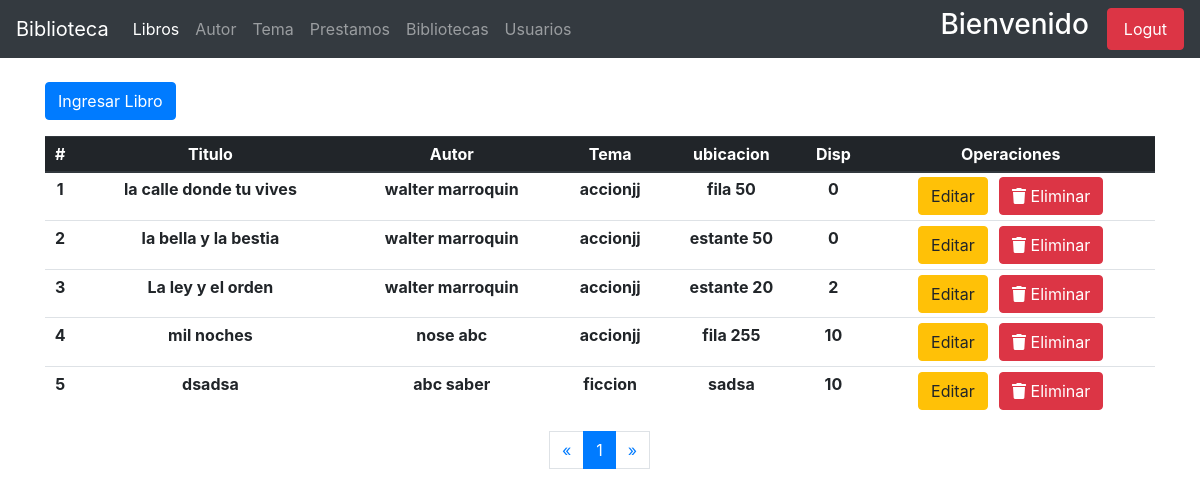
Page /libros/index-admin/ (signed in) on the committed database.
### apps/libros/models.py (models this page shows, shortened)
class Libros(models.Model):
    titulo = models.CharField(_('titulo'), max_length=150)
    biblioteca = models.ForeignKey(Biblioteca, on_delete=models.PROTECT, null=True)
    autor = models.ForeignKey(Author, on_delete=models.PROTECT)
    tema = models.ForeignKey(Temas, on_delete=models.PROTECT)
    ubicacion = models.CharField(_('ubicacion'), max_length=200)
    disponibles = models.PositiveIntegerField(_('libros disponibles'), validators=[limit], default=1, )
    fecha_registro = models.DateField(_('Fecha de ingreso'), default=now())
    class Meta:
        ordering = ['id']
        verbose_name_plural = 'Libros'

### apps/autores/models.py (models this page shows, shortened)
class Author(models.Model):
    nombre = models.CharField(_('nombre'), max_length=150)
    apellido = models.CharField(_('apellido'), max_length=150)
    nacionalidad = models.ForeignKey(Pais, on_delete=models.CASCADE)
    genero = models.BooleanField(_('genero'), default=True, choices=[
        (True, 'masculino'),
        (False, 'femenino')
    ])
    nacimiento = models.DateField(_('fecha de nacimiento'))
    fallecimiento = models.DateField(_('fecha de fallecimiento'),null=True, blank=True)
    fecha_registro = models.DateField(_('fecha de registro'), default=datetime.now())
    def __str__(self):
        return f'{self.nombre} {self.apellido}'

### apps/temas/models.py (models this page shows)
class Temas(models.Model):
    tema = models.CharField(_('tema'), max_length=200)
    fecha_ingreso = models.DateField(_('fecha_ingreso'), default=now())
    class Meta:
        verbose_name_plural = 'Temas'
    def __str__(self):
        return self.tema

### apps/libros/views.py (the view)
# urls.py: path('index-admin/', local_views.AdminBookList.as_view(), name='admin_index'),
class AdminBookList(AdminMixin,ListView):
    model = Libros
    context_object_name = 'Libro'
    paginate_by = 5
    template_name_suffix = '_list_admin'

### usuarios/mixins.py (called while the page is built)
def _user_mixin(group_name):
    class Mixin(LoginRequiredMixin, UserPassesTestMixin):
        login_url = reverse_lazy('usuarios:index')
        def test_func(self):
            user = self.request.user
            if user.is_superuser:
                return True
            group = Group.objects.get(name=group_name)
            return group in user.groups.all()
    return Mixin

### apps/libros/templates/libros/libros_list_admin.html (shortened to what this page needs)
{% extends "base.html" %}
{% block navbar_items %}
<li class="nav-item active">
    <a class="nav-link" href="{% url 'book:admin_index' %}"> Libros <span class="sr-only">(current)</span></a>
</li>
<li class="nav-item">
    <a class="nav-link" href="{% url 'autor:autores-admin' %}"> Autor </a>
</li>
<li class="nav-item">
    <a class="nav-link" href="{% url 'temas:temas-admin' %}"> Tema </a>
</li>
<li class="nav-item">
    <a href="{% url 'prestamos:prestamo-admin' %}" class="nav-link"> Prestamos </a>
</li>
<li class="nav-item">
    <a href="{% url 'book:bibliotecas' %}" class="nav-link"> Bibliotecas </a>
</li>
<li class="nav-item">
    <a class="nav-link" href="{% url 'usuarios:list-users' %}" > Usuarios </a>
</li>
{% endblock navbar_items %}
{% block content %}
    <div class="container mt-4">
        <a href="{% url 'book:crear-libro' %}" class="btn btn-primary">Ingresar Libro </a>
    </div>
    <div class="container mt-3">
        <div class="table-responsive-md">
            <table class="table table-hover mt-3 text-center table-sm" id="table-controller">
                <thead class="thead-dark">
                    <tr>
                        <th scope="col"> # </th>
                        <th scope="col"> Titulo </th>
                        <th scope="col"> Autor </th>
                        <th scope="col"> Tema </th>
                        <th scope="col"> ubicacion </th>
                        <th scope="col"> Disp </th>
                        <th scope="col"> Operaciones </th>
                    </tr>
                </thead>
                <tbody>
                    {% for libro in Libro %}
                        <tr>
                            <th scope="col"> {{ forloop.counter }}</th>
                            <th> {{ libro.titulo }} </th>
                            <th> {{ libro.autor }} </th>
                            <th> {{ libro.tema }} </th>
                            <th> {{ libro.ubicacion }} </th>
                            <th> {{ libro.disponibles }} </th>
                            <th> <a href="{% url 'book:editar-libro' libro.id %}"  class="btn btn-warning"> Editar </a> &nbsp; <a href="{% url 'book:eliminar-libro' libro.id %}" class="btn btn-danger"><i class="fas fa-trash"></i> Eliminar</a></th>
                        </tr>
                    {% endfor %}
                </tbody>
            </table>
        </div>
    </div>
                <nav aria-label="Page navigation example">
                    <ul class="pagination justify-content-center">
                        {% if page_obj.has_previous %}
                            <li class="page-item"> <a href="?page={{ page_obj.previous_page_number }}" class="page-link" aria-label="Previous">&laquo;</a></li>
                        {% else %}
                        <li class="disabled"><span class="page-link">&laquo; </span> </li>
                        {% endif %}
                        {% for i in paginator.page_range %}
                            {% if page_obj.number == i %}
                                <li class="active page-item"><span class="page-link"> {{ i }} <span class="sr-only">current</span></span></li>
                            {% else %}
                                <li class="page-item"><a href="?page={{ i }}" class="page-link"> {{ i }} </a></li>
                            {% endif %}
                        {% endfor %}
                        {% if page_obj.has_next %}
                            <li class="page-item"><a href="?page={{ page_obj.next_page_number }}" class="page-link">&raquo;</a></li>
                        {% else %}
                            <li class="disabled" class="page-item"> <span class="page-link">&raquo;</span> </li>
                        {% endif %}
                    </ul>
                </nav>
{% endblock %}

### rows in the picture
Libros: titulo "la calle donde tu vives", autor "walter marroquin", tema "accionjj", ubicacion "fila 50", disponibles "0"
Libros: titulo "la bella y la bestia", autor "walter marroquin", tema "accionjj", ubicacion "estante 50", disponibles "0"
Libros: titulo "La ley y el orden", autor "walter marroquin", tema "accionjj", ubicacion "estante 20", disponibles "2"
Libros: titulo "mil noches", autor "nose abc", tema "accionjj", ubicacion "fila 255", disponibles "10"
Libros: titulo "dsadsa", autor "abc saber", tema "ficcion", ubicacion "sadsa", disponibles "10"

### other values in the picture
{{ i }} "1"
